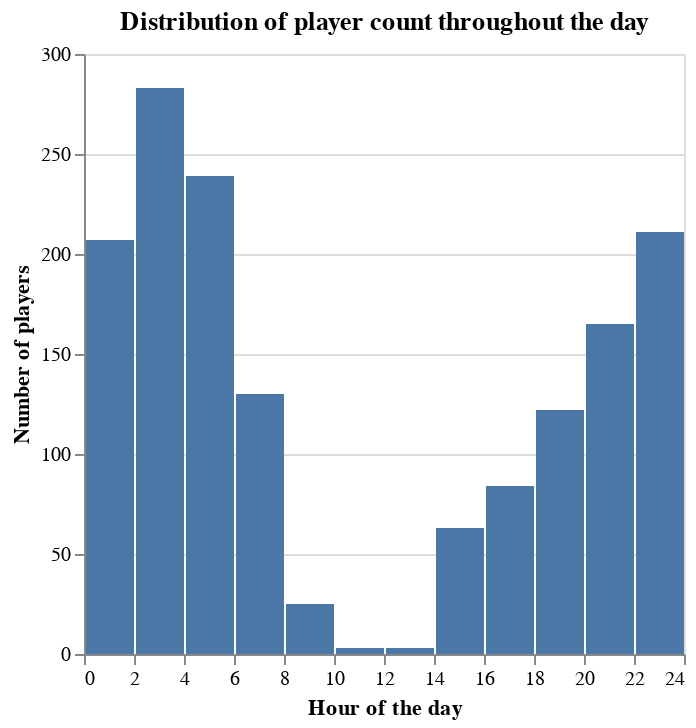

Here is the notebook cell this chart was saved with:
### Code cell
hours_plot = alt.Chart(sessions_data).mark_bar().encode(
    x=alt.X('start_hour').title('Hour of the day').bin(maxbins=20),
    y=alt.Y('count()').title('Number of players')
).properties(title='Distribution of player count throughout the day')
hours_plot

### Figure 1 — Vega specification as saved in the notebook (floating-point values rounded to 4 significant figures)
{"$schema": "https://vega.github.io/schema/vega/v5.json", "data": [{"name": "source_0", "values": [{"__count": 122, "bin_maxbins_20_start_hour": 18.0, "bin_maxbins_20_start_hour_end": 20.0}, {"__count": 211, "bin_maxbins_20_start_hour": 22.0, "bin_maxbins_20_start_hour_end": 24.0}, {"__count": 84, "bin_maxbins_20_start_hour": 16.0, "bin_maxbins_20_start_hour_end": 18.0}, {"__count": 283, "bin_maxbins_20_start_hour": 2.0, "bin_maxbins_20_start_hour_end": 4.0}, {"__count": 63, "bin_maxbins_20_start_hour": 14.0, "bin_maxbins_20_start_hour_end": 16.0}, {"__count": 130, "bin_maxbins_20_start_hour": 6.0, "bin_maxbins_20_start_hour_end": 8.0}, {"__count": 239, "bin_maxbins_20_start_hour": 4.0, "bin_maxbins_20_start_hour_end": 6.0}, {"__count": 207, "bin_maxbins_20_start_hour": 0.0, "bin_maxbins_20_start_hour_end": 2.0}, {"__count": 165, "bin_maxbins_20_start_hour": 20.0, "bin_maxbins_20_start_hour_end": 22.0}, {"__count": 25, "bin_maxbins_20_start_hour": 8.0, "bin_maxbins_20_start_hour_end": 10.0}, {"__count": 3, "bin_maxbins_20_start_hour": 10.0, "bin_maxbins_20_start_hour_end": 12.0}, {"__count": 3, "bin_maxbins_20_start_hour": 12.0, "bin_maxbins_20_start_hour_end": 14.0}]}, {"name": "source_0_y_domain___count", "values": [{"min": 3, "max": 283}]}], "signals": [{"name": "bin_maxbins_20_start_hour_bins", "value": {"fields": ["start_hour"], "fname": "bin_start_hour", "start": 0.0, "step": 2.0, "stop": 24.0}}], "marks": [{"type": "rect", "name": "marks", "from": {"data": "source_0"}, "encode": {"update": {"y2": {"value": 0, "scale": "y"}, "fill": {"value": "#4c78a8"}, "x2": {"field": "bin_maxbins_20_start_hour", "scale": "x", "offset": {"signal": "0.5 + (abs(scale(\"x\", datum[\"bin_maxbins_20_start_hour_end\"]) - scale(\"x\", datum[\"bin_maxbins_20_start_hour\"])) < 0.25 ? -0.5 * (0.25 - (abs(scale(\"x\", datum[\"bin_maxbins_20_start_hour_end\"]) - scale(\"x\", datum[\"bin_maxbins_20_start_hour\"])))) : 0.5)"}}, "x": {"field": "bin_maxbins_20_start_hour_end", "scale": "x", "offset": {"signal": "0.5 + (abs(scale(\"x\", datum[\"bin_maxbins_20_start_hour_end\"]) - scale(\"x\", datum[\"bin_maxbins_20_start_hour\"])) < 0.25 ? 0.5 * (0.25 - (abs(scale(\"x\", datum[\"bin_maxbins_20_start_hour_end\"]) - scale(\"x\", datum[\"bin_maxbins_20_start_hour\"])))) : -0.5)"}}, "y": {"field": "__count", "scale": "y"}}}, "style": ["bar"]}], "scales": [{"name": "x", "type": "linear", "domain": {"signal": "[bin_maxbins_20_start_hour_bins.start, bin_maxbins_20_start_hour_bins.stop]"}, "range": [0, {"signal": "width"}], "bins": {"signal": "bin_maxbins_20_start_hour_bins"}, "zero": false}, {"name": "y", "type": "linear", "domain": [{"signal": "(data(\"source_0_y_domain___count\")[0] || {}).min"}, {"signal": "(data(\"source_0_y_domain___count\")[0] || {}).max"}], "range": [{"signal": "height"}, 0], "zero": true, "nice": true}], "axes": [{"scale": "y", "minExtent": 0, "aria": false, "zindex": 0, "grid": true, "maxExtent": 0, "orient": "left", "labels": false, "domain": false, "ticks": false, "tickCount": {"signal": "ceil(height/40)"}, "gridScale": "x"}, {"scale": "x", "labelFlush": true, "orient": "bottom", "tickCount": {"signal": "ceil(width/10)"}, "zindex": 0, "labelOverlap": true, "grid": false, "title": "Hour of the day"}, {"scale": "y", "grid": false, "orient": "left", "tickCount": {"signal": "ceil(height/40)"}, "labelOverlap": true, "zindex": 0, "title": "Number of players"}], "title": {"text": "Distribution of player count throughout the day", "frame": "group"}, "background": "white", "padding": 5, "width": 300, "height": 300, "style": "cell"}
